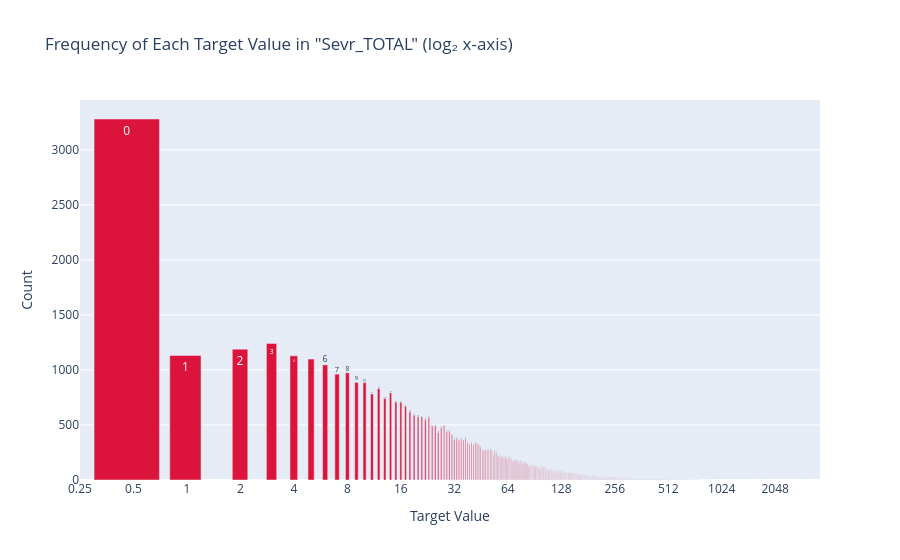

Here is the notebook cell this chart was saved with:
### Code cell
plot_log2_frequency(dataset, 'Sevr_TOTAL')

### Figure 1 — Plotly figure (JSON) as saved in the notebook; plotly's stock layout.template omitted (floating-point values rounded to 4 significant figures; data arrays with more than 128 entries replaced by an {"elided": "..."} marker saying what was removed)
{"data": [{"hovertemplate": "Value: %{text}<br>Count: %{y}<extra></extra>", "marker": {"color": "crimson"}, "text": {"elided": "750 str values"}, "type": "bar", "x": {"elided": "750 float values"}, "y": {"elided": "750 int values"}}], "layout": {"title": {"text": "Frequency of Each Target Value in \"Sevr_TOTAL\" (log₂ x-axis)"}, "xaxis": {"dtick": 0.301, "title": {"text": "Target Value"}, "type": "log"}, "yaxis": {"title": {"text": "Count"}}}}
